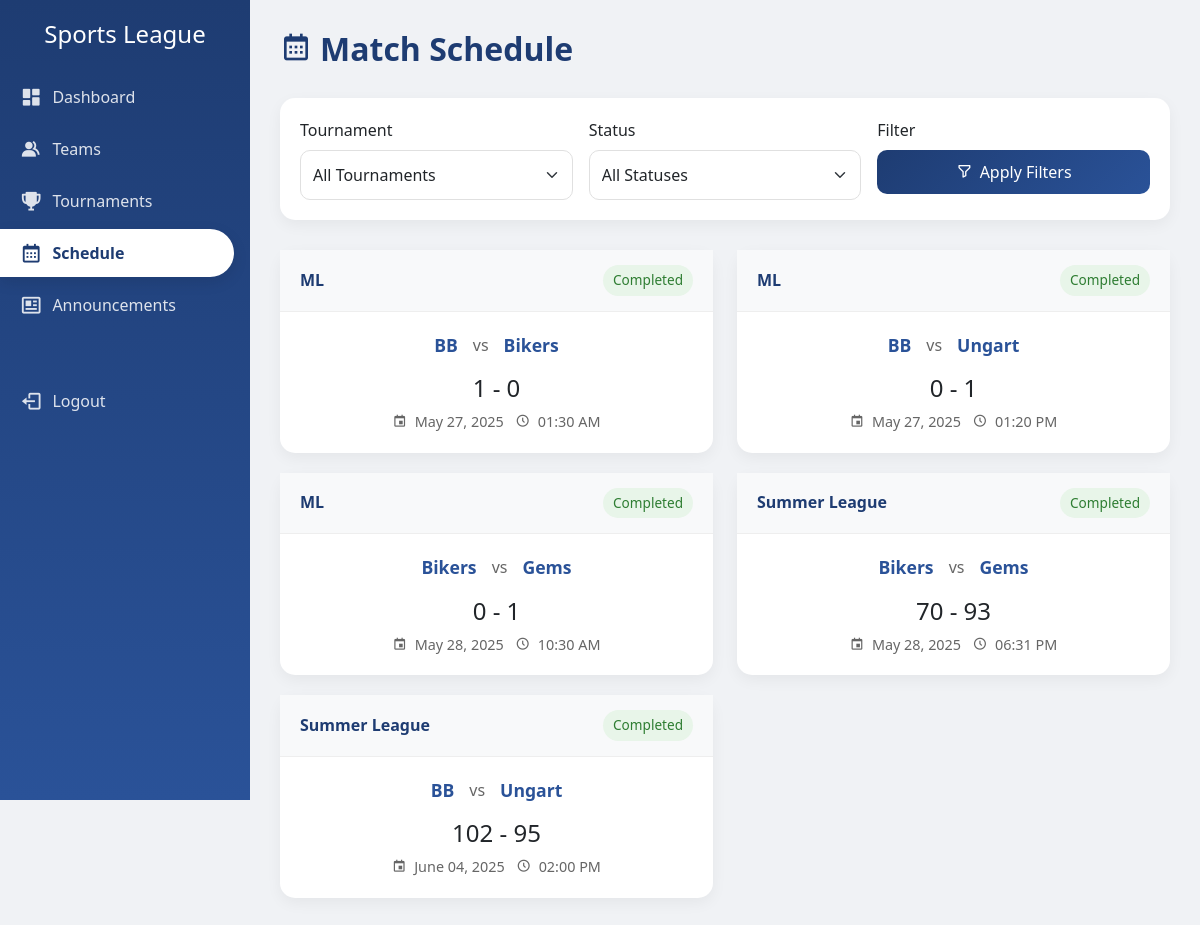
The page /schedule.php (signed in) on the database its author committed.
### tables this page shows
CREATE TABLE `matches` (
  `id` int(11) NOT NULL,
  `tournament_id` int(11) DEFAULT NULL,
  `team1_id` int(11) DEFAULT NULL,
  `team2_id` int(11) DEFAULT NULL,
  `team1_score` int(11) DEFAULT 0,
  `team2_score` int(11) DEFAULT 0,
  `match_date` datetime DEFAULT NULL,
  `status` enum('scheduled','completed','cancelled') DEFAULT 'scheduled'
);

CREATE TABLE `tournaments` (
  `id` int(11) NOT NULL,
  `tournament_name` varchar(100) NOT NULL,
  `sport_id` int(11) NOT NULL,
  `start_date` date DEFAULT NULL,
  `end_date` date DEFAULT NULL,
  `elimination_type` enum('single','double','round_robin') NOT NULL,
  `status` enum('upcoming','ongoing','completed') DEFAULT 'upcoming',
  `created_at` timestamp NOT NULL DEFAULT current_timestamp()
);

CREATE TABLE `teams` (
  `id` int(11) NOT NULL,
  `team_name` varchar(100) NOT NULL,
  `coach_name` varchar(100) DEFAULT NULL,
  `contact_number` varchar(20) DEFAULT NULL,
  `created_at` timestamp NOT NULL DEFAULT current_timestamp()
);

### schedule.php (the view, shortened to what this page needs)
<?php
require_once "config/database.php";
?>
<!DOCTYPE html>
<html lang="en">
<head>
    <link href="https://cdn.jsdelivr.net/npm/bootstrap@5.3.0/dist/css/bootstrap.min.css" rel="stylesheet">
    <link href="https://cdn.jsdelivr.net/npm/boxicons@2.0.7/css/boxicons.min.css" rel="stylesheet">
</head>
<body>
    <div class="sidebar">
        <h4 class="text-white text-center mb-4">Sports League</h4>
        <a href="dashboard.php"><i class='bx bxs-dashboard'></i> Dashboard</a>
        <a href="teams.php"><i class='bx bxs-group'></i> Teams</a>
        <a href="tournaments.php"><i class='bx bxs-trophy'></i> Tournaments</a>
        <a href="schedule.php" class="active"><i class='bx bx-calendar'></i> Schedule</a>
        <a href="announcements.php"><i class='bx bx-news'></i> Announcements</a>
        <a href="logout.php" class="mt-5"><i class='bx bx-log-out'></i> Logout</a>
    </div>
    <div class="main-content">
        <div class="page-header">
            <h2><i class='bx bx-calendar me-2'></i>Match Schedule</h2>
        </div>
        <div class="filter-section">
            <form method="get" class="row g-3">
                <div class="col-md-4">
                    <label class="form-label">Tournament</label>
                    <select name="tournament" class="form-select">
                        <option value="">All Tournaments</option>
                    </select>
                </div>
                <div class="col-md-4">
                    <label class="form-label">Status</label>
                    <select name="status" class="form-select">
                        <option value="">All Statuses</option>
                    </select>
                </div>
                <div class="col-md-4">
                    <label class="form-label">Filter</label>
                    <button type="submit" class="btn btn-primary d-block w-100">
                        <i class='bx bx-filter-alt me-2'></i>Apply Filters
                    </button>
                </div>
            </form>
        </div>
        <div class="matches-container">
            <div class="row">
            <?php
            $where_clauses = array();
            $where_sql = !empty($where_clauses) ? " WHERE " . implode(" AND ", $where_clauses) : "";
            $sql = "SELECT m.*,
                   t1.team_name as team1_name,
                   t2.team_name as team2_name,
                   tr.tournament_name
                   FROM matches m
                   JOIN teams t1 ON m.team1_id = t1.id
                   JOIN teams t2 ON m.team2_id = t2.id
                   JOIN tournaments tr ON m.tournament_id = tr.id
                   $where_sql
                   ORDER BY m.match_date ASC";
            if($stmt = mysqli_prepare($conn, $sql)) {
                mysqli_stmt_execute($stmt);
                $result = mysqli_stmt_get_result($stmt);
                while($match = mysqli_fetch_assoc($result)) {
                    $status_class = $match['status'] == 'completed' ? 'status-completed' : 'status-scheduled';
                    ?>
                    <div class="col-md-6">
                        <div class="match-card">
                            <div class="match-header">
                                <div class="d-flex justify-content-between align-items-center">
                                    <h6><?php echo htmlspecialchars($match['tournament_name']); ?></h6>
                                    <span class="match-status <?php echo $status_class; ?>">
                                        <?php echo ucfirst($match['status']); ?>
                                    </span>
                                </div>
                            </div>
                            <div class="match-body">
                                <div class="d-flex justify-content-center align-items-center mb-3">
                                    <span class="team-name"><?php echo htmlspecialchars($match['team1_name']); ?></span>
                                    <span class="match-vs">vs</span>
                                    <span class="team-name"><?php echo htmlspecialchars($match['team2_name']); ?></span>
                                </div>
                                <div class="text-center">
                                    <?php if($match['status'] == 'completed'): ?>
                                        <div class="mb-2">
                                            <span class="h4"><?php echo $match['team1_score']; ?> - <?php echo $match['team2_score']; ?></span>
                                        </div>
                                    <?php endif; ?>
                                    <div class="match-date">
                                        <i class='bx bx-calendar-event me-1'></i>
                                        <?php echo date('F d, Y', strtotime($match['match_date'])); ?>
                                        <i class='bx bx-time-five ms-2 me-1'></i>
                                        <?php echo date('h:i A', strtotime($match['match_date'])); ?>
                                    </div>
                                </div>
                            </div>
                        </div>
                    </div>
                    <?php
                }
            }
            ?>
            </div>
        </div>
    </div>
</body>
</html>

### schedule.php (style rules this page uses)
body { background: #f0f2f5; font-family: 'Segoe UI', Tahoma, Geneva, Verdana, sans-serif; }
.sidebar { height: 100vh; background: linear-gradient(180deg, #1e3c72 0%, #2a5298 100%); padding-top: 20px; position: fixed; left: 0; top: 0; width: 250px; z-index: 1000; transition: all 0.3s ease; }
.sidebar a { color: rgba(255, 255, 255, 0.85); text-decoration: none; padding: 12px 20px; display: flex; align-items: center; transition: all 0.3s ease; border-radius: 0 50px 50px 0; margin: 4px 0; margin-right: 16px; }
.sidebar a.active { background: #fff; color: #1e3c72; font-weight: 600; box-shadow: 0 5px 15px rgba(0, 0, 0, 0.1); }
.sidebar a i { margin-right: 10px; font-size: 1.4rem; }
.main-content { margin-left: 250px; padding: 30px; min-height: 100vh; }
.btn { padding: 10px 20px; border-radius: 10px; font-weight: 500; transition: all 0.3s ease; }
.btn-primary { background: linear-gradient(135deg, #1e3c72, #2a5298); border: none; }
.match-card { border: none; border-radius: 15px; box-shadow: 0 5px 15px rgba(0, 0, 0, 0.05); transition: all 0.3s ease; margin-bottom: 20px; background: white; }
.match-header { padding: 15px 20px; border-bottom: 1px solid #eee; background: #f8f9fa; }
.match-header h6 { margin: 0; color: #1e3c72; font-weight: 600; }
.match-body { padding: 20px; }
.team-name { font-weight: 600; color: #2a5298; font-size: 1.1rem; }
.match-vs { color: #666; font-weight: 500; margin: 0 15px; }
.match-date { color: #666; font-size: 0.9rem; }
.match-status { padding: 5px 10px; border-radius: 50px; font-size: 0.85rem; font-weight: 500; }
.status-completed { background: #e8f5e9; color: #2e7d32; }
.filter-section { background: white; border-radius: 15px; padding: 20px; margin-bottom: 30px; box-shadow: 0 5px 15px rgba(0, 0, 0, 0.05); }
.form-select, .form-control { border-radius: 10px; padding: 12px; border: 1px solid #e0e0e0; }
.page-header { margin-bottom: 30px; }
.page-header h2 { margin: 0; color: #1e3c72; font-weight: 600; }

### rows shown on the page
matches: tournament.tournament_name "ML", status "Completed", team1.team_name "BB", team2.team_name "Bikers", team1_score "1", team2_score "0", match_date "May 27, 2025", match_date "01:30 AM"
matches: tournament.tournament_name "ML", status "Completed", team1.team_name "BB", team2.team_name "Ungart", team1_score "0", team2_score "1", match_date "May 27, 2025", match_date "01:20 PM"
matches: tournament.tournament_name "ML", status "Completed", team1.team_name "Bikers", team2.team_name "Gems", team1_score "0", team2_score "1", match_date "May 28, 2025", match_date "10:30 AM"
matches: tournament.tournament_name "Summer League", status "Completed", team1.team_name "Bikers", team2.team_name "Gems", team1_score "70", team2_score "93", match_date "May 28, 2025", match_date "06:31 PM"
matches: tournament.tournament_name "Summer League", status "Completed", team1.team_name "BB", team2.team_name "Ungart", team1_score "102", team2_score "95", match_date "June 04, 2025", match_date "02:00 PM"
